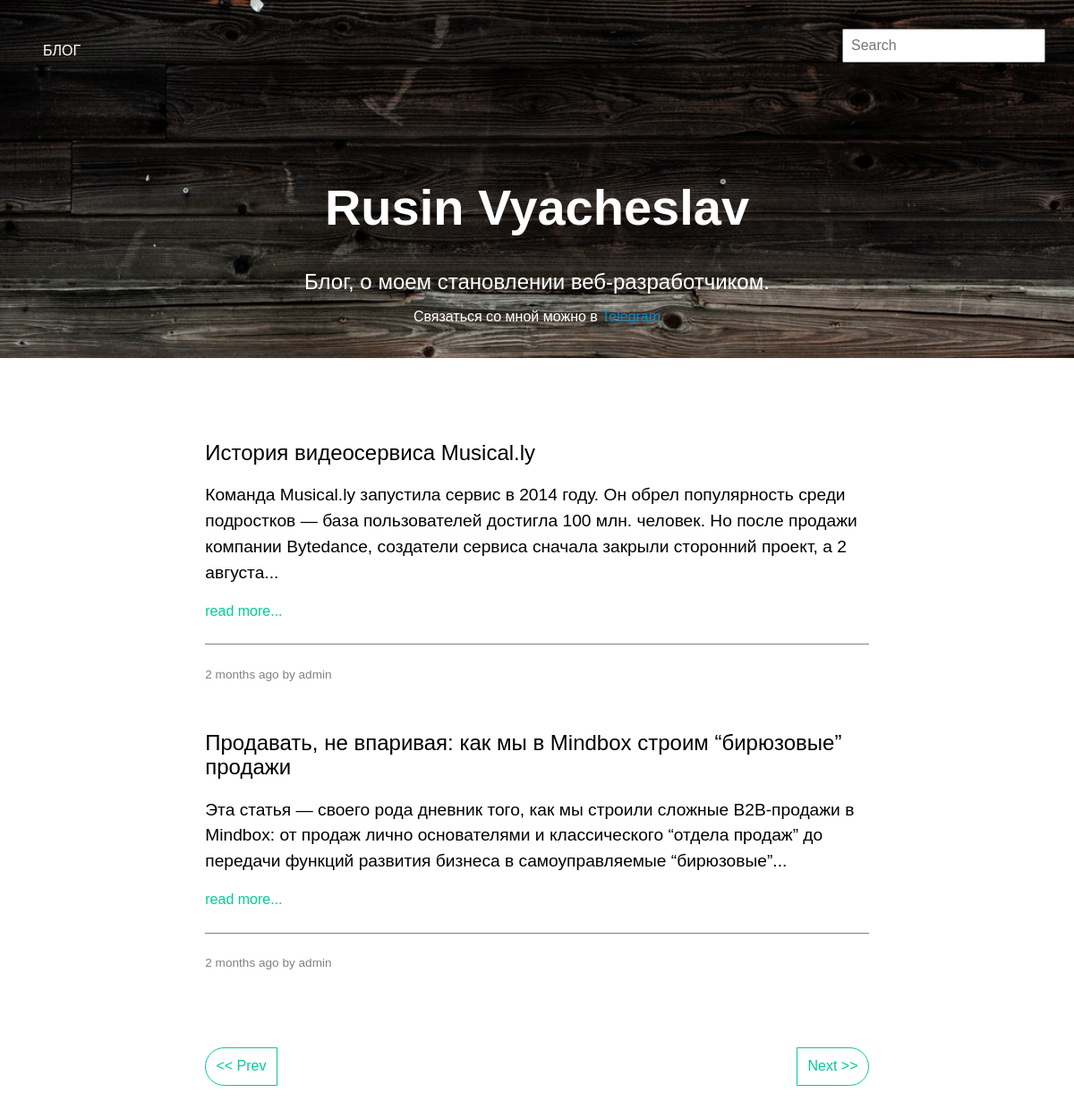
Screenshot of /?page=2 with the database file from the repository.
### app/models.py (models this page shows, shortened)
class Post(db.Model):
	id = db.Column(db.Integer, primary_key=True)
	header = db.Column(db.String(128), index=True)
	text = db.Column(db.String(512))
	date = db.Column(db.DateTime(), default=datetime.utcnow)
	user_id = db.Column(db.Integer, db.ForeignKey('user.id'))
	comment_id = db.relationship('Comment', backref='post', lazy=True)
	add_comment = db.Column(db.Boolean)
	views = db.Column(db.Integer(), default=0)

class User(UserMixin, db.Model):
	id = db.Column(db.Integer, primary_key=True)
	username = db.Column(db.String(64), index=True)
	email = db.Column(db.String(128))
	password_hash = db.Column(db.String(128))
	posts = db.relationship('Post', backref='user', lazy=True)

### app/views.py (the view)
@app.route('/', methods=['GET'])
def index():
	page = request.args.get('page', 1, type=int)
	per_page = app.config['POSTS_PER_PAGE']
	post = Post.query.order_by(Post.date.desc()).paginate(page, per_page, error_out=False)
	return render_template('indexx.html', post=post)

### app/views.py (called while the page is built)
@app.context_processor
def utility_processor():
    def comment_ct(id):
        return Comment.query.filter(Comment.post_id==id).count()
    return dict(comment_ct=comment_ct)

### app/templates/indexx.html (shortened to what this page needs)
{% extends 'base.html' %}
{% block header %}
  {% include '_header.html' %}
{% endblock %}
{% block content %}
  <section class='main'>
      <div class='post' id='post'>
        {% for posts in post.items %}
        <h2 class='post__header'>
          {{ posts.header }}
        </h2>
        <p class='post__text'>
          {{ posts.text|truncate(240)|safe }}
        </p>
        <a href="{{ url_for('post', id=posts.id, _anchor='post') }}" class='link__post-next'>read more...</a>
        <div class='post__text-info'>
          <span class='post__info-date'>{{ moment(posts.date).fromNow() }} by {{ posts.user.username }}</span>
        </div>
      {% endfor %}
		{% if post.has_prev %}
		  <a style='color:#00cc99;' class='paginate left' href="{{ url_for('index', page=post.prev_num, _anchor='post') }}">&lt;&lt; Prev</a>
		{% else %}
		  <span class='disable left'>&lt;&lt; Prev</span>
		{% endif %}
		{% if post.has_next %}
		  <a style='color:#00cc99;' class='paginate right' href="{{ url_for('index', page=post.next_num, _anchor='post') }}">Next &gt;&gt;</a>
		{% else %}
		  <span class='disable right'>Next &gt;&gt;</span>
		{% endif %}
      </div>
    </section>
{% endblock %}

### app/static/style.css (style rules this page uses)
html, body { font-family: 'PT Sans', sans-serif; font-size: 16px; height: 100vh; width: 100%; }
a { text-decoration: none; color: #fff; }
a:link, a:visited { color: #fff; }
.main { display: flex; justify-content: center; flex-direction: space-between; padding: 1.5em; margin: 3em; }
.post { width: 70.215053763440862%; }
.post__header { font-weight: 500; }
.post__text { line-height: 1.5em; letter-spacing: 0; font-size: 1.2em; }
.link__post-next, .link__post-next:link, .link__post-next:visited { color: #00cc99; }
.post__text-info { display: flex; flex-direction: flex-end; height: 3em; border-top: 1px solid gray; margin-top: 2em; margin-bottom: 4em; line-height: 3em; font-size: .85em; letter-spacing: 0; color: gray; }
.post__info-date { margin-right: auto; padding: 1em 0; }
.paginate { display: inline-block; border: 1px solid #00cc99; padding: .7em; color: #00cc99; margin-top: 2em; }
a.paginate { -webkit-tap-highlight-color: rgba(0, 0, 0, 0); -webkit-tap-highlight-color: transparent; }
.left { border-radius: 1.5em 0 0 1.5em; }
.right { border-radius: 0 1.5em 1.5em 0; float: right; }

### app/static/normolize.css (style rules this page uses)
html { line-height: 1.15; -webkit-text-size-adjust: 100%; }
body { margin: 0; }
a { background-color: transparent; }

### rows the page displays
Post: header "История видеосервиса Musical.ly", text "Команда Musical.ly запустила сервис в 2014 году. Он обрел популярность среди подростков — база пользователей достигла 100 млн. человек. Но после продажи компании Bytedance, создатели сервиса сначала закрыли сторонний проект, а 2 августа...", date "2 months ago", user.username "admin"
Post: header "Продавать, не впаривая: как мы в Mindbox строим “бирюзовые” продажи", text "Эта статья — своего рода дневник того, как мы строили сложные B2B-продажи в Mindbox: от продаж лично основателями и классического “отдела продаж” до передачи функций развития бизнеса в самоуправляемые “бирюзовые”...", date "2 months ago", user.username "admin"
